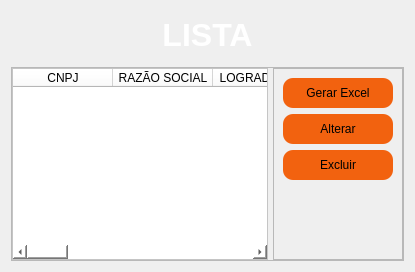
                   <widget class="QWidget" name="tab_2">
                    <attribute name="title">
                     <string>Lista</string>
                    </attribute>
                    <layout class="QVBoxLayout" name="verticalLayout_9">
                     <item>
                      <widget class="QLabel" name="label_3">
                       <property name="minimumSize">
                        <size>
                         <width>0</width>
                         <height>50</height>
                        </size>
                       </property>
                       <property name="maximumSize">
                        <size>
                         <width>16777215</width>
                         <height>50</height>
                        </size>
                       </property>
                       <property name="styleSheet">
                        <string notr="true">color: rgb(255, 255, 255);
</string>
                       </property>
                       <property name="lineWidth">
                        <number>5</number>
                       </property>
                       <property name="text">
                        <string>&lt;html&gt;&lt;head/&gt;&lt;body&gt;&lt;p align=&quot;center&quot;&gt;&lt;span style=&quot; font-size:24pt; font-weight:600;&quot;&gt;LISTA&lt;/span&gt;&lt;/p&gt;&lt;/body&gt;&lt;/html&gt;</string>
                       </property>
                       <property name="alignment">
                        <set>Qt::AlignCenter</set>
                       </property>
                       <property name="margin">
                        <number>5</number>
                       </property>
                       <property name="indent">
                        <number>0</number>
                       </property>
                      </widget>
                     </item>
                     <item>
                      <widget class="QFrame" name="frame_2">
                       <property name="frameShape">
                        <enum>QFrame::StyledPanel</enum>
                       </property>
                       <property name="frameShadow">
                        <enum>QFrame::Raised</enum>
                       </property>
                       <layout class="QHBoxLayout" name="horizontalLayout_15">
                        <property name="spacing">
                         <number>5</number>
                        </property>
                        <property name="leftMargin">
                         <number>0</number>
                        </property>
                        <property name="topMargin">
                         <number>0</number>
                        </property>
                        <property name="rightMargin">
                         <number>0</number>
                        </property>
                        <property name="bottomMargin">
                         <number>0</number>
                        </property>
                        <item>
                         <widget class="QTableWidget" name="tableWidget">
                          <property name="styleSheet">
                           <string notr="true">color: rgb(0,0,0);
background-color: rgb(255,255,255);
</string>
                          </property>
                          <column>
                           <property name="text">
                            <string>CNPJ</string>
                           </property>
                          </column>
                          <column>
                           <property name="text">
                            <string>RAZÃO SOCIAL</string>
                           </property>
                          </column>
                          <column>
                           <property name="text">
                            <string>LOGRADOURO</string>
                           </property>
                          </column>
                          <column>
                           <property name="text">
                            <string>NÚMERO</string>
                           </property>
                          </column>
                          <column>
                           <property name="text">
                            <string>COMPLEMENTO</string>
                           </property>
                          </column>
                          <column>
                           <property name="text">
                            <string>BAIRRO</string>
                           </property>
                          </column>
                          <column>
                           <property name="text">
                            <string>MUNICÍPIO</string>
                           </property>
                          </column>
                          <column>
                           <property name="text">
                            <string>UF</string>
                           </property>
                          </column>
                          <column>
                           <property name="text">
                            <string>CEP</string>
                           </property>
                          </column>
                          <column>
                           <property name="text">
                            <string>TELEFONE</string>
                           </property>
                          </column>
                          <column>
                           <property name="text">
                            <string>EMAIL</string>
                           </property>
                          </column>
                         </widget>
                        </item>
                        <item>
                         <widget class="QFrame" name="frame_3">
                          <property name="minimumSize">
                           <size>
                            <width>130</width>
                            <height>0</height>
                           </size>
                          </property>
                          <property name="frameShape">
                           <enum>QFrame::StyledPanel</enum>
                          </property>
                          <property name="frameShadow">
                           <enum>QFrame::Raised</enum>
                          </property>
                          <layout class="QVBoxLayout" name="verticalLayout_10">
                           <item>
                            <widget class="QPushButton" name="pushButton">
                             <property name="sizePolicy">
                              <sizepolicy hsizetype="Preferred" vsizetype="Preferred">
                               <horstretch>0</horstretch>
                               <verstretch>0</verstretch>
                              </sizepolicy>
                             </property>
                             <property name="minimumSize">
                              <size>
                               <width>0</width>
                               <height>30</height>
                              </size>
                             </property>
                             <property name="styleSheet">
                              <string notr="true">QPushButton{
	background-color: rgb(242, 98, 15);
	border-radius: 10px;
}

QPushButton:hover{
	background-color: rgb(242, 84, 27);
	border-radius: 10px;
}</string>
                             </property>
                             <property name="text">
                              <string>Gerar Excel</string>
                             </property>
                            </widget>
                           </item>
                           <item>
                            <widget class="QPushButton" name="pushButton_2">
                             <property name="minimumSize">
                              <size>
                               <width>0</width>
                               <height>30</height>
                              </size>
                             </property>
                             <property name="styleSheet">
                              <string notr="true">QPushButton{
	background-color: rgb(242, 98, 15);
	border-radius: 10px;
}

QPushButton:hover{
	background-color: rgb(242, 84, 27);
	border-radius: 10px;
}</string>
                             </property>
                             <property name="text">
                              <string>Alterar</string>
                             </property>
                            </widget>
                           </item>
                           <item>
                            <widget class="QPushButton" name="pushButton_3">
                             <property name="minimumSize">
                              <size>
                               <width>0</width>
                               <height>30</height>
                              </size>
                             </property>
                             <property name="styleSheet">
                              <string notr="true">QPushButton{
	background-color: rgb(242, 98, 15);
	border-radius: 10px;
}

QPushButton:hover{
	background-color: rgb(242, 84, 27);
	border-radius: 10px;
}</string>
                             </property>
                             <property name="text">
                              <string>Excluir</string>
                             </property>
                            </widget>
                           </item>
                           <item>
                            <spacer name="verticalSpacer_2">
                             <property name="orientation">
                              <enum>Qt::Vertical</enum>
                             </property>
                             <property name="sizeHint" stdset="0">
                              <size>
                               <width>20</width>
                               <height>40</height>
                              </size>
                             </property>
                            </spacer>
                           </item>
                          </layout>
                         </widget>
                        </item>
                       </layout>
                      </widget>
                     </item>
                    </layout>
                   </widget>
